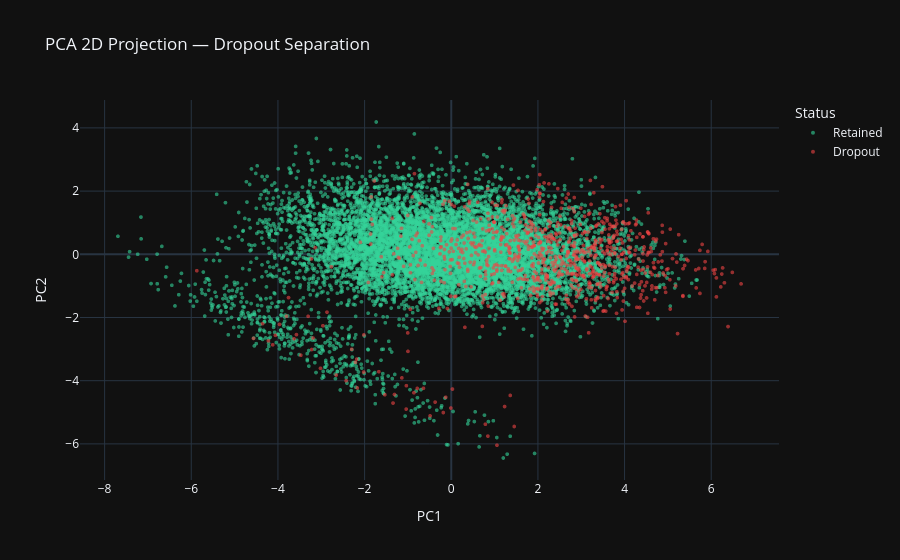

Notebook source saved alongside this figure:
### Code cell
# PCA 2D scatter coloured by dropout
X_2d = PCA(n_components=2).fit_transform(X_scaled)
pca_df = pd.DataFrame(X_2d, columns=['PC1', 'PC2'])
pca_df['Status'] = df['dropout'].map({0: 'Retained', 1: 'Dropout'})
fig = px.scatter(pca_df, x='PC1', y='PC2', color='Status',
                 color_discrete_map={'Retained': '#34d399', 'Dropout': '#ef4444'},
                 opacity=0.6, template='plotly_dark',
                 title='PCA 2D Projection — Dropout Separation')
fig.update_traces(marker_size=4)
fig.show()

### Figure 1 — Plotly figure (JSON) as saved in the notebook; plotly's stock layout.template omitted (floating-point values rounded to 4 significant figures; data arrays with more than 128 entries replaced by an {"elided": "..."} marker saying what was removed)
{"data": [{"hovertemplate": "Status=Retained<br>PC1=%{x}<br>PC2=%{y}<extra></extra>", "legendgroup": "Retained", "marker": {"color": "#34d399", "opacity": 0.6, "size": 4, "symbol": "circle"}, "mode": "markers", "name": "Retained", "showlegend": true, "type": "scattergl", "x": {"elided": "9105 float values"}, "xaxis": "x", "y": {"elided": "9105 float values"}, "yaxis": "y"}, {"hovertemplate": "Status=Dropout<br>PC1=%{x}<br>PC2=%{y}<extra></extra>", "legendgroup": "Dropout", "marker": {"color": "#ef4444", "opacity": 0.6, "size": 4, "symbol": "circle"}, "mode": "markers", "name": "Dropout", "showlegend": true, "type": "scattergl", "x": {"elided": "895 float values"}, "xaxis": "x", "y": {"elided": "895 float values"}, "yaxis": "y"}], "layout": {"legend": {"title": {"text": "Status"}, "tracegroupgap": 0}, "title": {"text": "PCA 2D Projection — Dropout Separation"}, "xaxis": {"anchor": "y", "domain": [0.0, 1.0], "title": {"text": "PC1"}}, "yaxis": {"anchor": "x", "domain": [0.0, 1.0], "title": {"text": "PC2"}}}}
